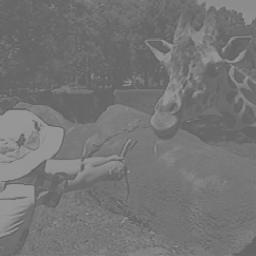
#> input picture imagemAtv2.png, 256 x 256 px
$ python Atividade2.py
#> lines starting #> are read from the running program, lines starting #| are printed output that depends on the picture
# -*- coding: utf-8 -*-

import cv2
from matplotlib import pyplot as plt

#Carrega a imagem
img = cv2.imread('imagemAtv2.png', 0)
#> img is the input picture: shape (256, 256); min 89, max 163, mean 116.8

#Cria o histograma da imagem
plt.hist(img.ravel(), 256, [0, 256])
plt.show()
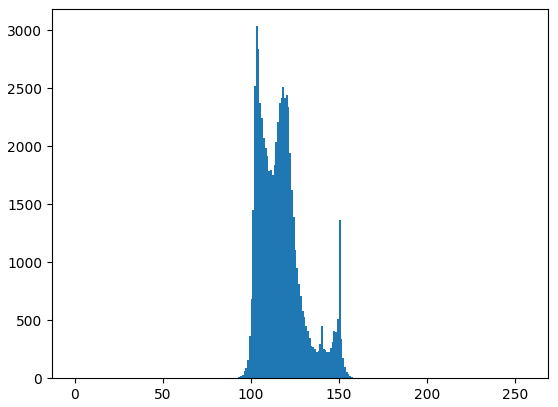
#> figure drawn by matplotlib, 1 panel; tallest bar 3035 high, from x = 103 to 104

#Equaliza a imagem
newImg = cv2.equalizeHist(img)
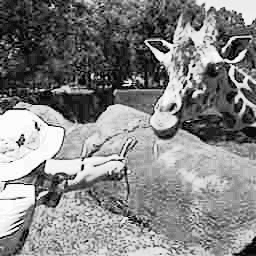
#> newImg: shape (256, 256); min 0, max 255, mean 131.1

#Cria o histograma da imagem equalizada
plt.hist(newImg.ravel(), 256, [0, 256])
plt.show()
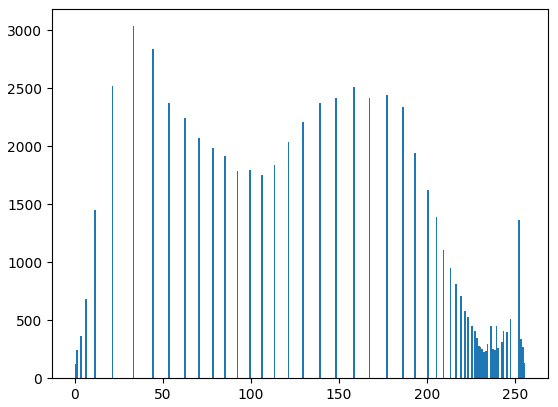
#> figure drawn by matplotlib, 1 panel; tallest bar 3035 high, from x = 33 to 34

#Mostra as imagens
cv2.imshow('Imagem Original', img)
cv2.imshow('Imagem Equalizada', newImg)
cv2.waitKey()
cv2.destroyAllWindows()
